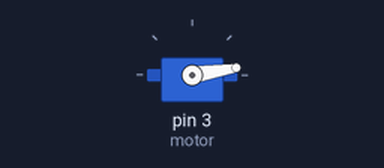
Simulated run of this sketch. Board: Arduino Uno, built with avr-gcc and run on an emulated ATmega328P. Shown: servo.

Above: at 0.05 s.
At 4.25 s:
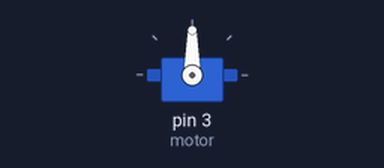
At 8.45 s:
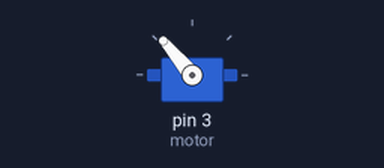
At 16.95 s:
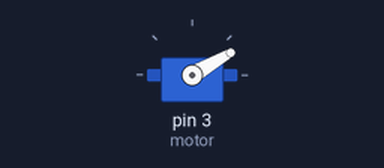
Timing chart, 0 to 29.9 s (numbered marks = the images above):
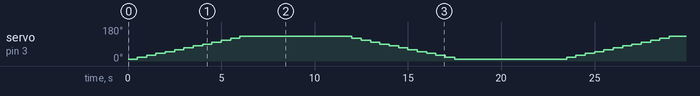

The sketch:

sketch_nov19a.ino
```cpp
#include<Servo.h>
Servo motor;
void setup() {
  motor.attach(3);
}
void loop() {
AbrirPuerta();
CerrarPuerta();
delay(5000);
}
void AbrirPuerta(){
  digitalWrite(4,LOW);
  digitalWrite(5,HIGH);
  motor.write(9);
  delay(500);
  motor.write(20);
  delay(500);
  motor.write(30);
  delay(500);
   motor.write(40);
  delay(500);
    motor.write(50);
  delay(500);
  motor.write(60);
  delay(500);
  motor.write(70);
  delay(500);
  motor.write(80);
  delay(500);
  motor.write(90);
  delay(500);
  motor.write(100);
  delay(500);
    motor.write(110);
  delay(500);
    motor.write(120);
  delay(500);
  motor.write(130);
  delay(500);

  digitalWrite(4,HIGH);
  digitalWrite(5,LOW);
  delay(5000);
}
void CerrarPuerta(){
  digitalWrite(4,LOW);
  digitalWrite(5,HIGH);
  motor.write(130);
  delay(500);
  motor.write(120);
  delay(500);
  motor.write(110);
  delay(500);
  motor.write(100);
  delay(500);
  motor.write(90);
  delay(500);
  motor.write(80);
  delay(500);
  motor.write(70);
  delay(500);
  motor.write(60);
  delay(500);
  motor.write(50);
  delay(500);
  motor.write(40);
  delay(500);
  motor.write(30);
  delay(500);
  motor.write(20);
  delay(500);
  motor.write(10);
  delay(500);
  digitalWrite(4,LOW);
  digitalWrite(5,HIGH);
  }
```
